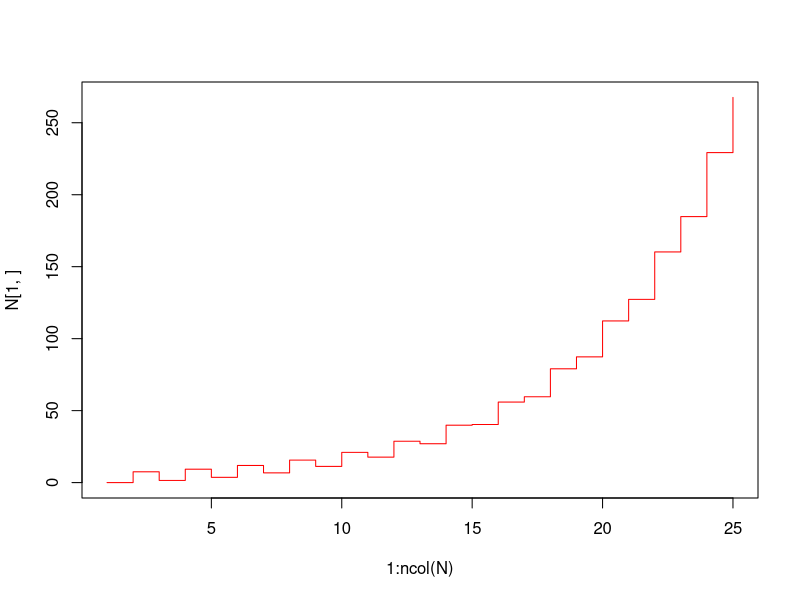
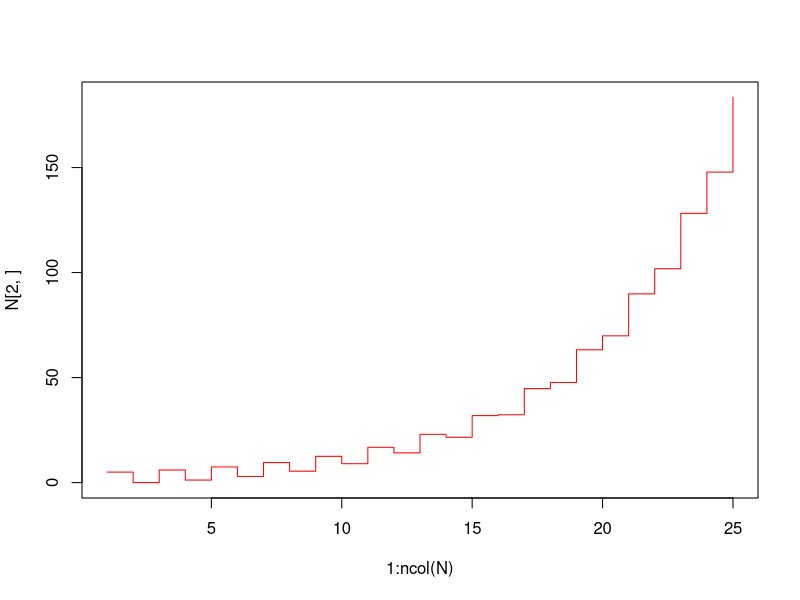
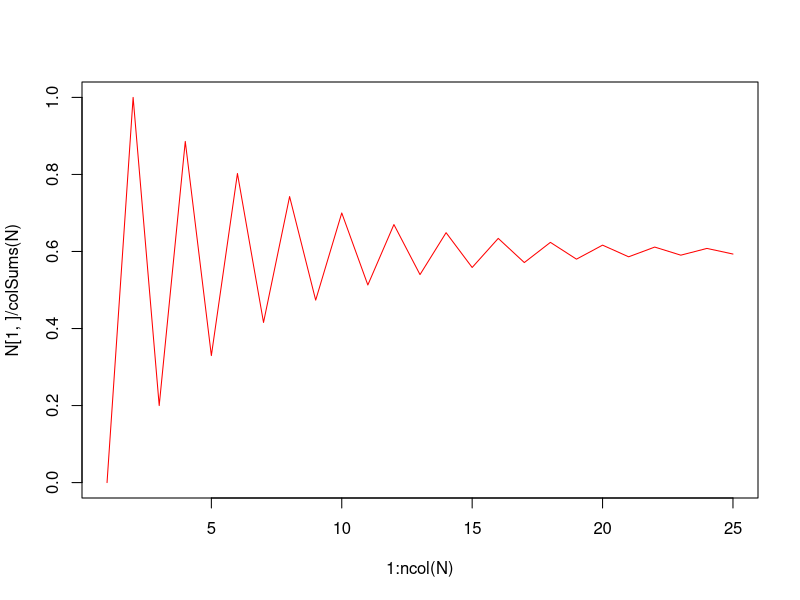
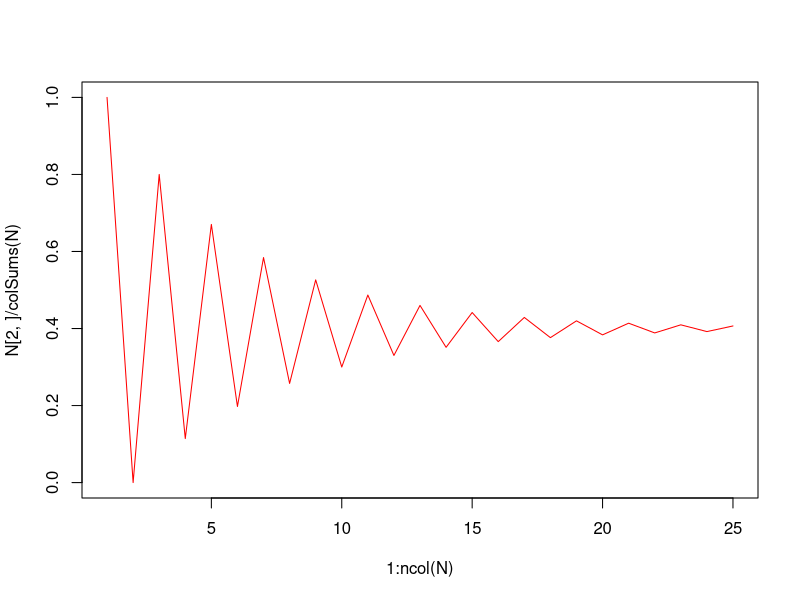
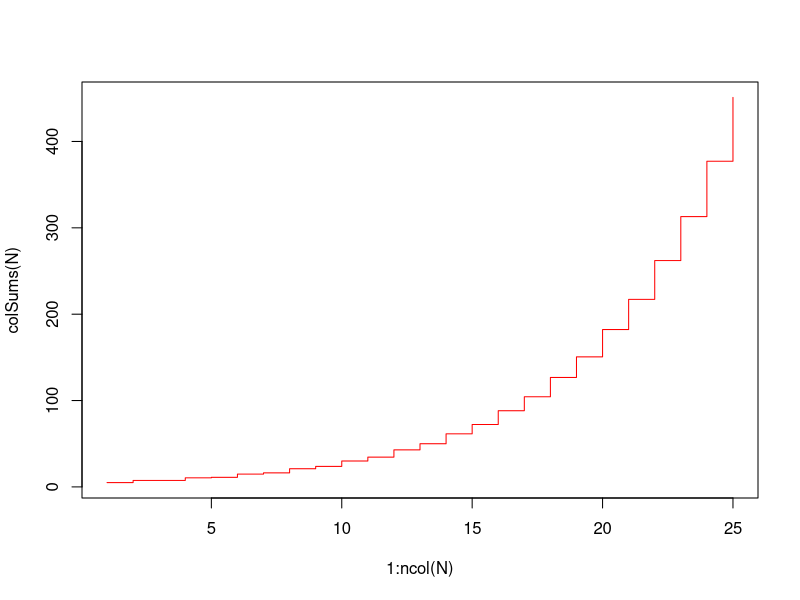
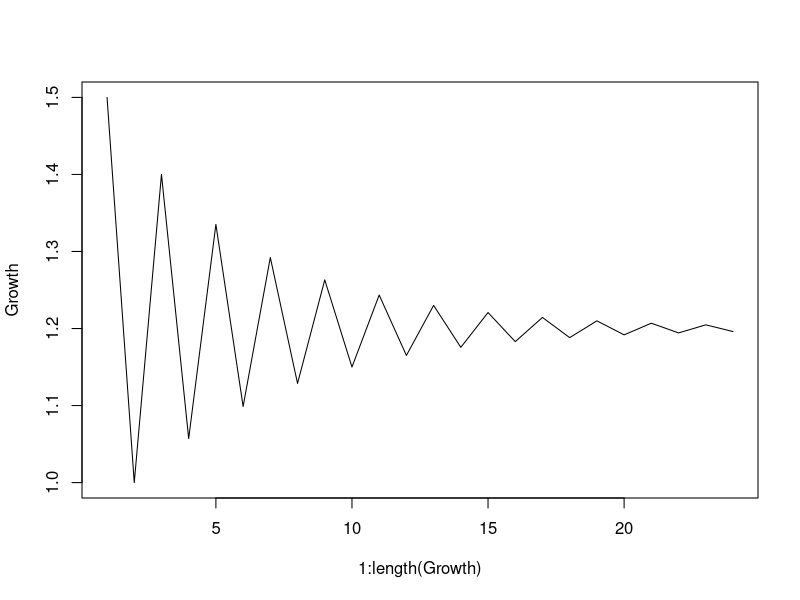

Write R code to recreate these figures, in order.
p1 <- 0.2; R <- 1.5; p2 <- 0.8
L <- matrix(c(p1, R, p2, 0), nrow = 2, ncol = 2, byrow = T)


N1 <- 0
N2 <- 5
N <- matrix(NA, nrow = 2, ncol = 25, byrow = F)

N[,1] <- c(N1, N2)

for(t in 2:ncol(N)){
    N[,t] <- L %*% N[, t-1]
}

plot(1:ncol(N), N[1, ], type = "s", col = "red")
plot(1:ncol(N), N[2, ], type = "s", col = "red")

plot(1:ncol(N), N[1, ]/colSums(N), type = "l", col = "red")
plot(1:ncol(N), N[2, ]/colSums(N), type = "l", col = "red")

plot(1:ncol(N), colSums(N), type = "s", col = "red")

N.tot <- colSums(N)

Growth <- N.tot[2:ncol(N)]/N.tot[1:(ncol(N)-1)]

plot(1:length(Growth), Growth, type = "l")

prop <- eigen(L); prop

vec.prop <- prop$vectors[, 1]

vec.prop/sum(vec.prop)
